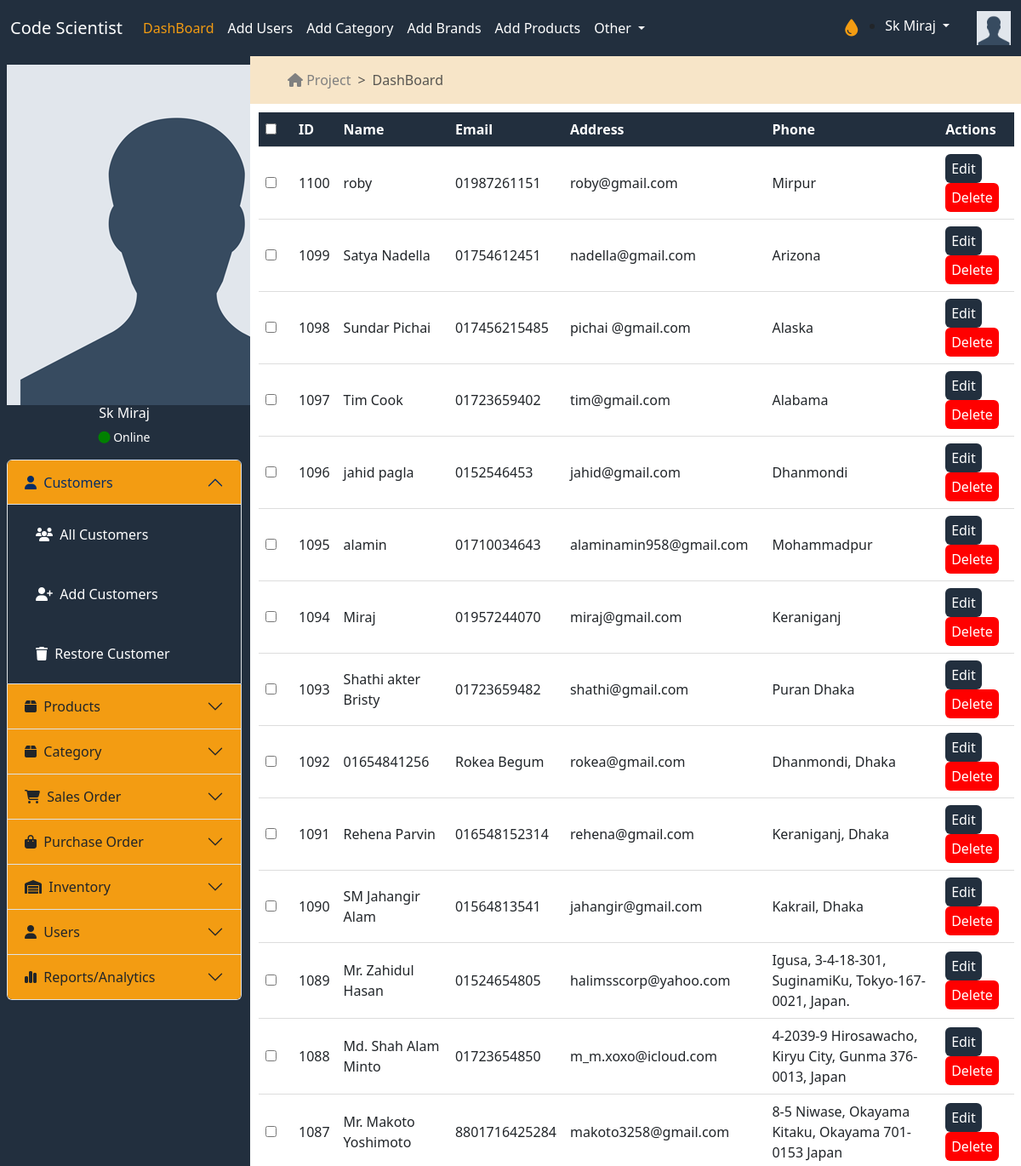
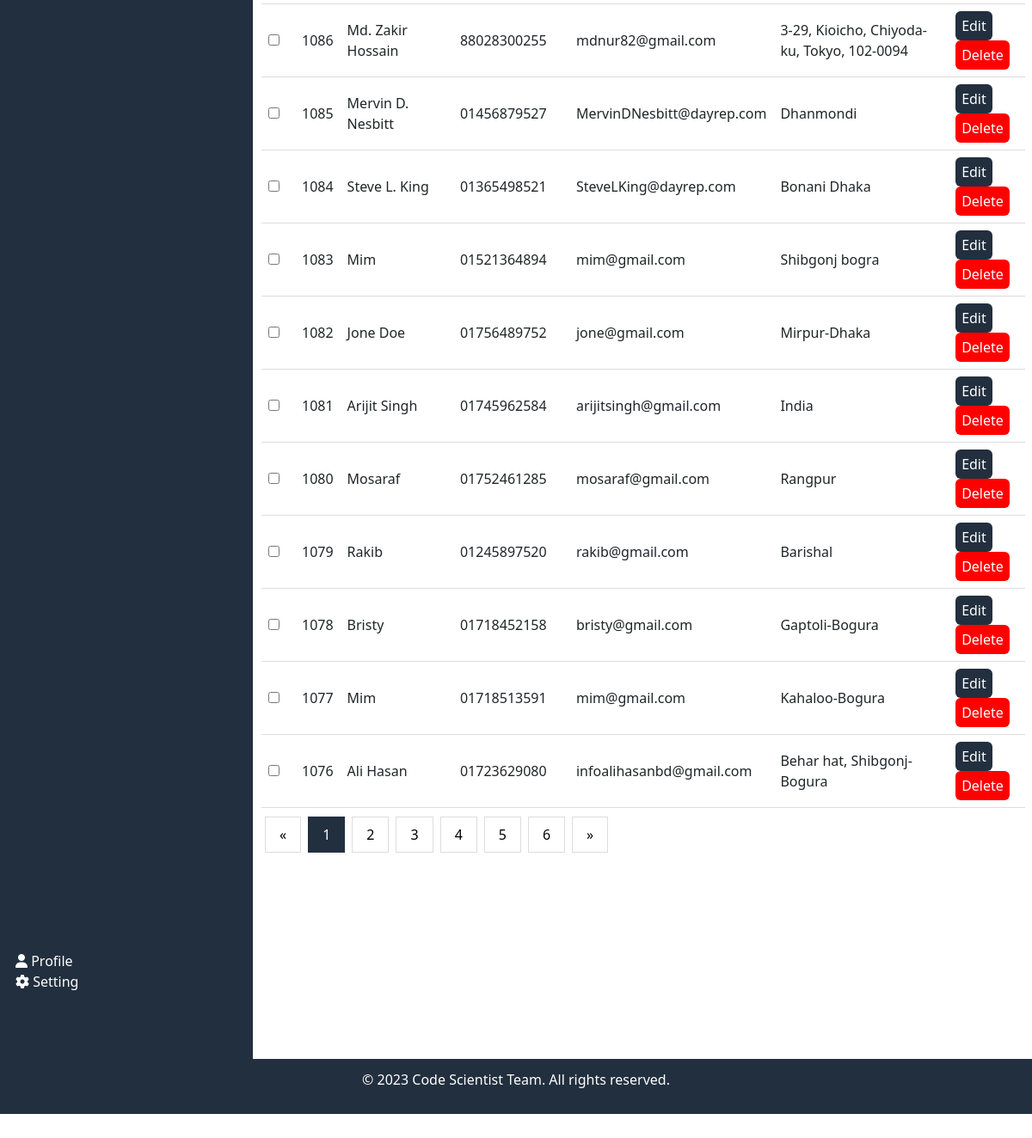
Screenshot of /mosharrof/all_customers.php with the database file from the repository (2 pictures, top to bottom).
### tables this page shows
CREATE TABLE `customers` (
  `customer_id` int NOT NULL,
  `customer_name` varchar(200) DEFAULT NULL,
  `customer_address` varchar(200) DEFAULT NULL,
  `customer_phone` varchar(20) DEFAULT NULL,
  `customer_email` varchar(100) DEFAULT NULL,
  `customer_status` int NOT NULL
);

### mosharrof/all_customers.php (the view, shortened to what this page needs)
<!DOCTYPE html>
<html lang="en">
  <head>
    <link
      href="https://cdn.jsdelivr.net/npm/bootstrap@5.3.0/dist/css/bootstrap.min.css"
      rel="stylesheet"
    />
    <link
      rel="stylesheet"
      href="https://cdnjs.cloudflare.com/ajax/libs/font-awesome/6.4.0/css/all.min.css"
    />
    <link rel="stylesheet" href="css/style.css" />
  </head>
  <body>
    <div class="out_body">
      <header>
        <nav class="navbar navbar-expand-lg bg-body-tertiary bg-primary">
          <div class="container-fluid">
            <a class="navbar-brand" href="#">Code Scientist</a>
            <div class="collapse navbar-collapse" id="navbarSupportedContent">
              <ul class="navbar-nav me-auto mb-2 mb-lg-0">
                <li class="nav-item">
                  <a class="nav-link active" aria-current="page" href="#"
                    >DashBoard</a
                  >
                </li>
                <li class="nav-item">
                  <a class="nav-link" aria-current="page" href="#">Add Users</a>
                </li>
                <li class="nav-item">
                  <a class="nav-link" aria-current="page" href="#"
                    >Add Category</a
                  >
                </li>
                <li class="nav-item">
                  <a class="nav-link" aria-current="page" href="#">Add Brands</a>
                </li>
                <li class="nav-item">
                  <a class="nav-link" aria-current="page" href="#"
                    >Add Products</a
                  >
                </li>
                <li class="nav-item dropdown">
                  <a
                    class="nav-link dropdown-toggle"
                    href="#"
                    role="button"
                    data-bs-toggle="dropdown"
                    aria-expanded="false"
                  >
                    Other
                  </a>
                </li>
              </ul>
              <i style="color: white; font-size: 20px;" class="fa-solid fa-droplet" onclick="toggleTheme()"></i>
              <ul class="nav_profile">
                <li class="nav-item dropdown">
                  <a class="nav-link dropdown-toggle" href="#" role="button" data-bs-toggle="dropdown" aria-expanded="false">
                    Sk Miraj
                  </a>
                </li>
              </ul>
              <div class="user_part">
                <img style="width: 40px;" class="" src="uploads/images/avatar.png" alt="avatar"/>
              </div>
            </div>
          </div>
        </nav>
      </header>
      <section class="innder_body row">
        <section class="sidebar col-md-4 col-xl-3 col-xxl-2">
          <div class="sidebar_container">
            <div class="user_part">
              <img class="" src="uploads/images/avatar.png" alt="avatar"/>
              <h5>Sk Miraj</h5>
              <p><i class="fas fa-circle"></i> Online</p>
            </div>
            <div class="accordion" id="accordionExample">
              <div class="side-body">
                <div class="accordion-item">
                  <h2 class="accordion-header">
                    <button class="accordion-button" type="button" data-bs-toggle="collapse" data-bs-target="#collapseOne" aria-expanded="true" aria-controls="collapseOne">
                      <i class="fa-solid fa-user"></i> &nbsp; Customers
                    </button>
                  </h2>
                  <div
                    id="collapseOne"
                    class="accordion-collapse collapse show"
                    data-bs-parent="#accordionExample"
                  >
                    <div class="accordion-body">
                      <a class="btn btn-block" href=""
                        ><i class="fa-sharp fa-solid fa-users"></i>&nbsp; All Customers</a
                      >
                    </div>
                    <div class="accordion-body">
                      <a class="btn btn-block" href=""
                        ><i class="fa-solid fa-user-plus"></i>&nbsp; Add Customers</a
                      >
                    </div>
                    <div class="accordion-body">
                      <a class="btn btn-block" href=""
                        ><i class="fa-solid fa-trash"></i>&nbsp; Restore Customer</a
                      >
                    </div>
                  </div>
                </div>
                <div class="accordion-item">
                  <h2 class="accordion-header">
                    <button
                      class="accordion-button collapsed" type="button" data-bs-toggle="collapse"  data-bs-target="#collapseTwo" aria-expanded="true" aria-controls="collapseTwo">
                      <i class="fa-solid fa-box"></i>&nbsp; Products
                    </button>
                  </h2>
                </div>
                <div class="accordion-item">
                  <h2 class="accordion-header">
                    <button
                      class="accordion-button collapsed" type="button" data-bs-toggle="collapse"  data-bs-target="#collapseEight" aria-expanded="true" aria-controls="collapseEight">
                      <i class="fa-solid fa-box"></i>&nbsp; Category
                    </button>
                  </h2>
                </div>
                <div class="accordion-item">
                  <h2 class="accordion-header">
                    <button class="accordion-button collapsed" type="button" data-bs-toggle="collapse" data-bs-target="#collapseThree" aria-expanded="false" aria-controls="collapseThree">
                      <i class="fa-solid fa-cart-shopping"></i>&nbsp; Sales Order
                    </button>
                  </h2>
                </div>
                <div class="accordion-item">
                  <h2 class="accordion-header">
                    <button
                      class="accordion-button collapsed" type="button"
                      data-bs-toggle="collapse" data-bs-target="#collapseFour" aria-expanded="false" aria-controls="collapseFour">
                      <i class="fa-solid fa-bag-shopping"></i>&nbsp; Purchase Order
                    </button>
                  </h2>
                </div>
                <div class="accordion-item">
                  <h2 class="accordion-header">
                    <button
                      class="accordion-button collapsed" type="button" data-bs-toggle="collapse" data-bs-target="#collapseFive" aria-expanded="false" aria-controls="collapseFive">
                      <i class="fa-solid fa-warehouse"></i>&nbsp; Inventory
                    </button>
                  </h2>
                </div>
                <div class="accordion-item">
                  <h2 class="accordion-header">
                    <button
                      class="accordion-button collapsed" type="button" data-bs-toggle="collapse" data-bs-target="#collapseSix" aria-expanded="false" aria-controls="collapseSix">
                      <i class="fa-solid fa-user"></i>&nbsp; Users
                    </button>
                  </h2>
                </div>
                <div class="accordion-item">
                  <h2 class="accordion-header">
                    <button
                      class="accordion-button collapsed" type="button" data-bs-toggle="collapse" data-bs-target="#collapseSeven" aria-expanded="false" aria-controls="collapseSeven">
                      <i class="fa-solid fa-chart-simple"></i>&nbsp; Reports/Analytics
                    </button>
                  </h2>
                </div>
              </div>
            </div>
            <div class="bottom_sidebar">
              <a href=""><i class="fa-solid fa-user"></i> Profile</a><br>
              <a href=""><i class="fa-solid fa-gear"></i> Setting</a>
            </div>
          </div>
        </section>
        <section class="content col-md-8 col-xl-9 col-xxl-10">
          <nav class="breadcrumb" style="--bs-breadcrumb-divider: '>'" aria-label="breadcrumb">
            <ol class="breadcrumb">
              <li class="breadcrumb-item"><a href="#"><i class="fa-solid fa-house"></i> Project</a></li>
              <li class="breadcrumb-item active" aria-current="page">DashBoard</li>
            </ol>
          </nav>
            <div class="main_content">
              <div class="table-responsive">
                <table>
                  <thead>
                    <tr>
                      <th><input type="checkbox" class="select-all"></th>
                      <th>ID</th>
                      <th>Name</th>
                      <th>Email</th>
                      <th>Address</th>
                      <th>Phone</th>
                      <th>Actions</th>
                    </tr>
                  </thead>
                  <tbody>
                    <?php
                      require_once("includes/db_connection.php");
                      $sql="SELECT * FROM customers ORDER BY customer_id DESC";
                      $query=$con->query($sql);
                      while($data=$query->fetch_assoc()){
                    ?>
                    <tr>
                      <td><input type="checkbox" class="select"></td>
                      <td><?= $data["customer_id"]?></td>
                      <td><?= $data["customer_name"]?></td>
                      <td><?= $data["customer_phone"]?></td>
                      <td><?= $data["customer_email"]?></td>
                      <td><?= $data["customer_address"]?></td>
                      <td>
                        <a href="delete_customers.php?customer_id=<?= $data["customer_id"]?>" class=" btn edit-btn ">Edit</a>
                        <a href="delete_customer.php?customer_id=<?= $data["customer_id"]?>" class=" btn delete-btn ">Delete</a>
                      </td>
                    </tr>
                    <?php }?>
                  </tbody>
                </table>
              </div>
              <div class="pagination">
                <a href="#">&laquo;</a>
                <a href="#" class="active">1</a>
                <a href="#">2</a>
                <a href="#">3</a>
                <a href="#">4</a>
                <a href="#">5</a>
                <a href="#">6</a>
                <a href="#">&raquo;</a>
              </div>
            </div>
        </section>
      </section>
      <footer class="footer">
        <p>&copy; 2023 Code Scientist Team. All rights reserved.</p>
      </footer>
    </div>
  </body>
</html>

### Admin Project/css/style.css (style rules this page uses)
:root { --primary-color: #f39c12; --secondary-color: #222f3e; --body-color: white; --highlight-color: #f39c12; --breadcrumb-background: #f7e5c8; --footer-background: #222f3e; --footer-color: white; }
* { padding: 0; margin: 0; outline: 0; box-sizing: border-box; }
.out_body { height: 100vh; }
body { overflow-x: hidden; }
.sidebar, .content { position: relative; padding: 0; margin: 0; overflow: hidden; }
.navbar-brand { color: var(--body-color); }
.navbar-nav .nav-link { color: var(--body-color); }
.fa-droplet { color: var(--highlight-color) !important; }
.navbar-nav .nav-link.active, .navbar-nav .nav-link.show { color: var(--highlight-color); }
.nav_profile { padding-top: 10px; margin-right: 32px; }
.nav_profile .nav-link { color: var(--body-color); }
.user_part { color: var(--body-color); }
.user_part h5 { font-size: 16px; text-align: center; }
.user_part p { text-align: center; font-size: 14px; }
.user_part p i { color: green; }
.sidebar a { color: var(--body-color); }
.sidebar_container { background-color: var(--secondary-color); padding: 10px 10px 10px 20px; height: 100%; }
.side-body { height: 68vh; background-color: var(--secondary-color); overflow: scroll; }
.bg-primary { background-color: var(--secondary-color) !important; }
.accordion-item { background-color: var(--secondary-color); }
.accordion-button { background-color: var(--highlight-color) !important; }
.bottom_sidebar { padding-left: 10px; }
.bottom_sidebar a { text-decoration: none; }
.content { margin: 0; padding: 0; height: 90vh; overflow: scroll; }
.breadcrumb { margin-bottom: 0; padding: 8px 22px; width: 100%; background-color: var(--breadcrumb-background); }
.breadcrumb-item a { color: grey; text-decoration: none; }
.main_content { padding: 10px 20px 10px 10px; }
.footer { background-color: var(--footer-background); color: var(--footer-color); padding: 12px; text-align: center; }
table { width: 100%; border-collapse: collapse; }
th, td { padding: 8px; text-align: left; border-bottom: 1px solid #ddd; }
th { background-color: var(--secondary-color); color: var(--body-color); }
.edit-btn { border: none; padding: 5px 7px; color: var(--body-color); background-color: var(--secondary-color); }
.delete-btn { border: none; padding: 5px 7px; color: var(--body-color); background-color: red; }
.pagination { display: inline-block; margin-top: 10px; }
.pagination a { color: black; float: left; padding: 8px 16px; text-decoration: none; border: 1px solid #ddd; margin: 0 4px; }
.pagination a.active { background-color: var(--secondary-color); color: white; border: 1px solid var(--secondary-color); }
.select-all { margin-right: 10px; }
@media (min-width: 0px) { .bottom_sidebar { margin-top: 20px; } }

### rows the page displays
customers: customer_id "1100", customer_name "roby", customer_phone "01987261151", customer_email "roby@gmail.com", customer_address "Mirpur"
customers: customer_id "1099", customer_name "Satya Nadella", customer_phone "01754612451", customer_email "nadella@gmail.com", customer_address "Arizona"
customers: customer_id "1098", customer_name "Sundar Pichai", customer_phone "017456215485", customer_email "pichai @gmail.com", customer_address "Alaska"
customers: customer_id "1097", customer_name "Tim Cook", customer_phone "01723659402", customer_email "tim@gmail.com", customer_address "Alabama"
customers: customer_id "1096", customer_name "jahid pagla", customer_phone "0152546453", customer_email "jahid@gmail.com", customer_address "Dhanmondi"
customers: customer_id "1095", customer_name "alamin", customer_phone "01710034643", customer_email "alaminamin958@gmail.com", customer_address "Mohammadpur"
customers: customer_id "1094", customer_name "Miraj", customer_phone "01957244070", customer_email "miraj@gmail.com", customer_address "Keraniganj"
customers: customer_id "1093", customer_name "Shathi akter Bristy", customer_phone "01723659482", customer_email "shathi@gmail.com", customer_address "Puran Dhaka"
customers: customer_id "1092", customer_name "01654841256", customer_phone "Rokea Begum", customer_email "rokea@gmail.com", customer_address "Dhanmondi, Dhaka"
customers: customer_id "1091", customer_name "Rehena Parvin", customer_phone "016548152314", customer_email "rehena@gmail.com", customer_address "Keraniganj, Dhaka"
customers: customer_id "1090", customer_name "SM Jahangir Alam", customer_phone "01564813541", customer_email "jahangir@gmail.com", customer_address "Kakrail, Dhaka"
customers: customer_id "1089", customer_name "Mr. Zahidul Hasan", customer_phone "01524654805", customer_email "halimsscorp@yahoo.com", customer_address "Igusa, 3-4-18-301, SuginamiKu, Tokyo-167-0021, Japan."
customers: customer_id "1088", customer_name "Md. Shah Alam Minto", customer_phone "01723654850", customer_email "m_m.xoxo@icloud.com", customer_address "4-2039-9 Hirosawacho, Kiryu City, Gunma 376- 0013, Japan"
customers: customer_id "1087", customer_name "Mr. Makoto Yoshimoto", customer_phone "8801716425284", customer_email "makoto3258@gmail.com", customer_address "8-5 Niwase, Okayama Kitaku, Okayama 701-0153 Japan"
customers: customer_id "1086", customer_name "Md. Zakir Hossain", customer_phone "88028300255", customer_email "mdnur82@gmail.com", customer_address "3-29, Kioicho, Chiyoda-ku, Tokyo, 102-0094"
customers: customer_id "1085", customer_name "Mervin D. Nesbitt", customer_phone "01456879527", customer_email "MervinDNesbitt@dayrep.com", customer_address "Dhanmondi"
customers: customer_id "1084", customer_name "Steve L. King", customer_phone "01365498521", customer_email "SteveLKing@dayrep.com", customer_address "Bonani Dhaka"
customers: customer_id "1083", customer_name "Mim", customer_phone "01521364894", customer_email "mim@gmail.com", customer_address "Shibgonj bogra"
customers: customer_id "1082", customer_name "Jone Doe", customer_phone "01756489752", customer_email "jone@gmail.com", customer_address "Mirpur-Dhaka"
customers: customer_id "1081", customer_name "Arijit Singh", customer_phone "01745962584", customer_email "arijitsingh@gmail.com", customer_address "India"
customers: customer_id "1080", customer_name "Mosaraf", customer_phone "01752461285", customer_email "mosaraf@gmail.com", customer_address "Rangpur"
customers: customer_id "1079", customer_name "Rakib", customer_phone "01245897520", customer_email "rakib@gmail.com", customer_address "Barishal"
customers: customer_id "1078", customer_name "Bristy", customer_phone "01718452158", customer_email "bristy@gmail.com", customer_address "Gaptoli-Bogura"
customers: customer_id "1077", customer_name "Mim", customer_phone "01718513591", customer_email "mim@gmail.com", customer_address "Kahaloo-Bogura"
customers: customer_id "1076", customer_name "Ali Hasan", customer_phone "01723629080", customer_email "infoalihasanbd@gmail.com", customer_address "Behar hat, Shibgonj-Bogura"
